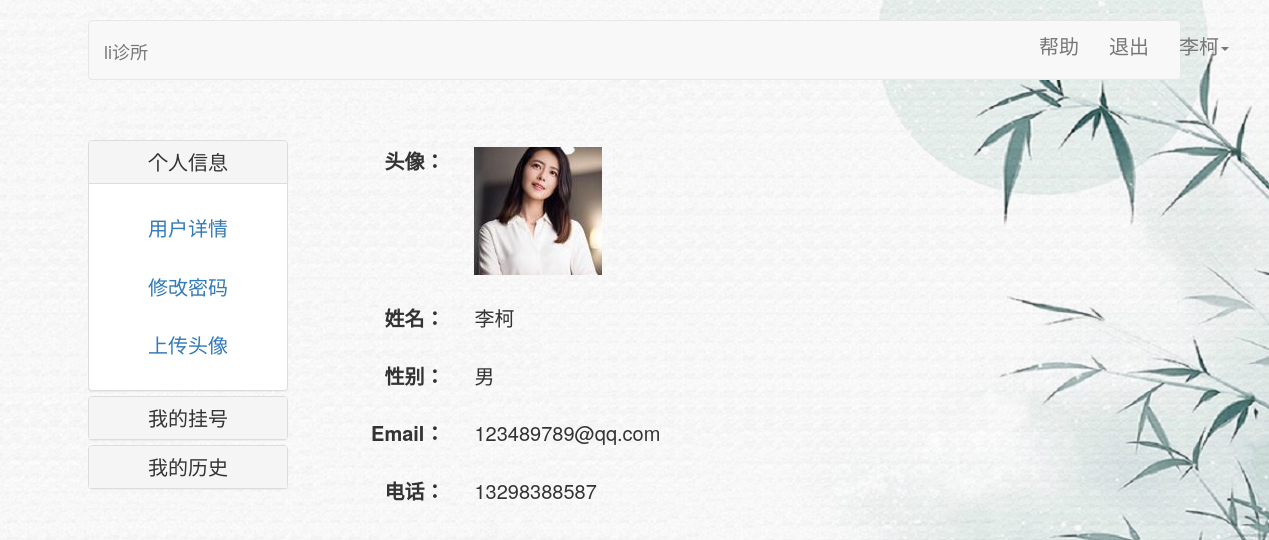
The page /user/profile/ (signed in) on the database its author committed.
### app/models.py (models this page shows, shortened)
class User(UserMixin, db.Model):
    id = db.Column(db.Integer, primary_key=True)
    username = db.Column(db.String(32))
    password_hash = db.Column(db.String(128))
    email = db.Column(db.String(64), unique=True)
    confirmed = db.Column(db.Boolean, default=0)
    icon = db.Column(db.String(64), default='default.jpeg')
    queues = db.relationship('Queue', backref='user', lazy='dynamic')
    tel = db.Column(db.String(11), unique=True)
    sex = db.Column(db.String(8))
    is_delete = db.Column(db.Boolean, default=0)
    @property
    def password(self):
        raise AttributeError('不能访问密码属性')

### app/views/user.py (the view)
@login_required
@user.route('/profile/')
def profile():
    name = User.query.filter(User.username == session.get('username')).first()
    if name:
        img_url = photos.url(current_user.icon)
        users =User.query.all()
        return render_template('user/profile.html',img_url =img_url)
    else:
        flash('请到对应页面登录')
        session.pop('username')
        return redirect(url_for('main.index'))

### app/models.py (called while the page is built)
@login_manager.user_loader
def loader_user(uid):
    return User.query.get(uid)

### app/templates/user/profile.html (shortened to what this page needs)
{% extends 'common/base.html' %}
{% block content %}
    <div>
       <div class="panel-group" id="accordion" style="float: left;">
            <div class="panel panel-default">
                <div class="panel-heading">
                    <h4 class="panel-title">
                        <a data-toggle="collapse" data-parent="#accordion"
                           href="#collapseOne">
                            个人信息
                        </a>
                    </h4>
                </div>
                <div id="collapseOne" class="panel-collapse collapse in">
                    <div class="panel-body">
                        <div class="panel-body"><a href="{{ url_for('user.profile') }}">用户详情</a></div>
                        <div class="panel-body"><a href="{{ url_for('user.change_mm') }}">修改密码</a></div>
                        <div class="panel-body"><a href="{{ url_for('user.change_icon') }}">上传头像</a></div>
                    </div>
                </div>
            </div>
            <div class="panel panel-default">
                <div class="panel-heading">
                    <h4 class="panel-title">
                        <a data-toggle="collapse" data-parent="#accordion"
                           href="#collapseTwo">
                            我的挂号
                        </a>
                    </h4>
                </div>
            </div>
            <div class="panel panel-default">
                <div class="panel-heading">
                    <h4 class="panel-title">
                        <a data-toggle="collapse" data-parent="#accordion"
                           href="#collapseThree">
                            我的历史
                        </a>
                    </h4>
                </div>
            </div>
        </div>
        <div style="float: left;margin-top: 40px; margin-left: 80px;margin-right: 200px">
            <form class="form-horizontal" style="">
                <div class="form-group">
                    <label class="col-sm-4 control-label">头像：</label>
                    <div class="col-sm-8">
                        <p class="form-control-static"><img src="{{ img_url }}"/></p>
                    </div>
                </div>
                <div class="form-group">
                    <label class="col-sm-4 control-label">姓名：</label>
                    <div class="col-sm-8">
                        <p class="form-control-static">{{ current_user.username }}</p>
                    </div>
                </div>
                <div class="form-group">
                    <label class="col-sm-4 control-label">性别：</label>
                    <div class="col-sm-8">
                        <p class="form-control-static">{{ current_user.sex }}</p>
                    </div>
                </div>
                <div class="form-group">
                    <label class="col-sm-4 control-label">Email：</label>
                    <div class="col-sm-8">
                        <p class="form-control-static">{{ current_user.email }}</p>
                    </div>
                </div>
                <div class="form-group">
                    <label class="col-sm-4 control-label">电话：</label>
                    <div class="col-sm-8">
                        <p class="form-control-static">{{ current_user.tel }}</p>
                    </div>
                </div>
            </form>
        </div>
    </div>
{% endblock %}

### rows shown on the page
User: username "李柯", sex "男", email "123489789@qq.com", tel "13298388587"

### other values the page prints
{{ session.get('username') }} "李柯"
